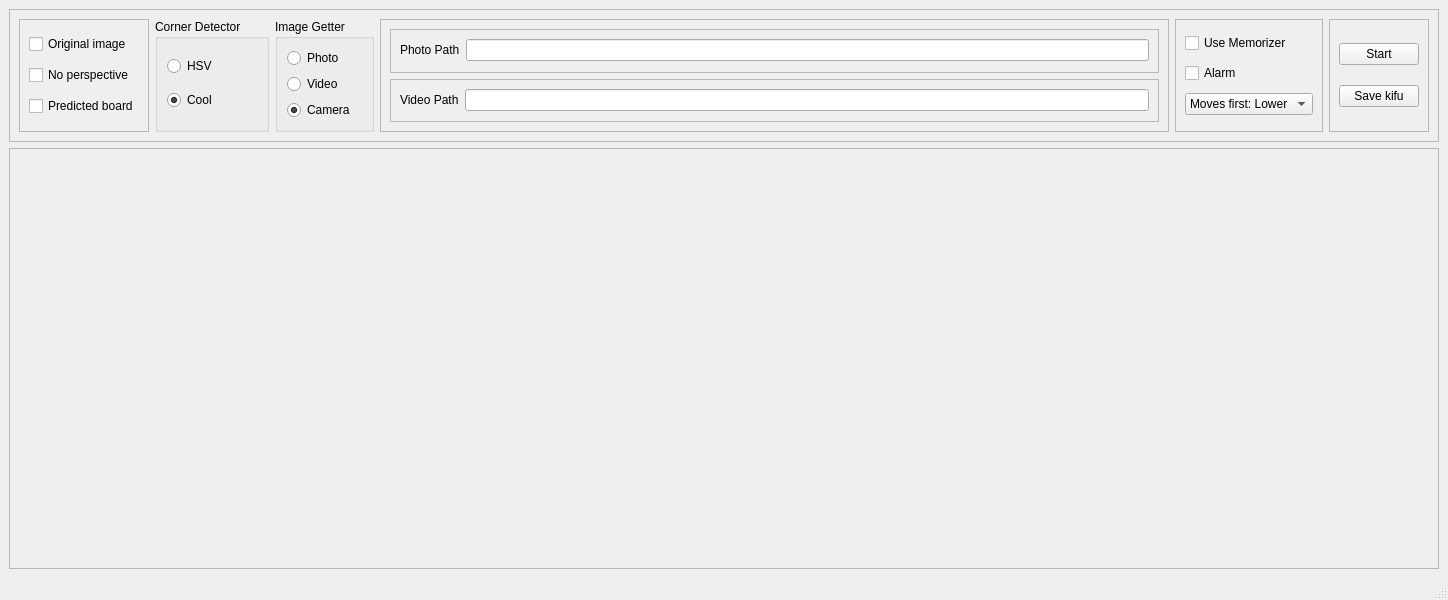
<?xml version="1.0" encoding="UTF-8"?>
<ui version="4.0">
 <class>MainWindow</class>
 <widget class="QMainWindow" name="MainWindow">
  <property name="geometry">
   <rect>
    <x>0</x>
    <y>0</y>
    <width>1448</width>
    <height>600</height>
   </rect>
  </property>
  <property name="windowTitle">
   <string>MainWindow</string>
  </property>
  <widget class="QWidget" name="centralwidget">
   <layout class="QVBoxLayout" name="verticalLayout_2">
    <item>
     <widget class="QFrame" name="frame_2">
      <property name="sizePolicy">
       <sizepolicy hsizetype="Preferred" vsizetype="Fixed">
        <horstretch>0</horstretch>
        <verstretch>0</verstretch>
       </sizepolicy>
      </property>
      <property name="frameShape">
       <enum>QFrame::StyledPanel</enum>
      </property>
      <property name="frameShadow">
       <enum>QFrame::Raised</enum>
      </property>
      <layout class="QHBoxLayout" name="horizontalLayout_2">
       <item>
        <widget class="QFrame" name="frame">
         <property name="frameShape">
          <enum>QFrame::StyledPanel</enum>
         </property>
         <property name="frameShadow">
          <enum>QFrame::Raised</enum>
         </property>
         <layout class="QVBoxLayout" name="verticalLayout_6">
          <item>
           <widget class="QCheckBox" name="checkBox_img_original">
            <property name="text">
             <string>Original image</string>
            </property>
           </widget>
          </item>
          <item>
           <widget class="QCheckBox" name="checkBox_img_no_perspective">
            <property name="text">
             <string>No perspective</string>
            </property>
           </widget>
          </item>
          <item>
           <widget class="QCheckBox" name="checkBox_img_predicted_board">
            <property name="text">
             <string>Predicted board</string>
            </property>
           </widget>
          </item>
         </layout>
        </widget>
       </item>
       <item>
        <widget class="QGroupBox" name="groupBox_corner_detector">
         <property name="title">
          <string>Corner Detector</string>
         </property>
         <layout class="QVBoxLayout" name="verticalLayout_5">
          <item>
           <widget class="QRadioButton" name="radioButton_cd_hsv">
            <property name="text">
             <string>HSV</string>
            </property>
            <property name="checked">
             <bool>false</bool>
            </property>
           </widget>
          </item>
          <item>
           <widget class="QRadioButton" name="radioButton_cd_cool">
            <property name="text">
             <string>Cool</string>
            </property>
            <property name="checked">
             <bool>true</bool>
            </property>
           </widget>
          </item>
         </layout>
        </widget>
       </item>
       <item>
        <widget class="QGroupBox" name="groupBox_image_getter">
         <property name="title">
          <string>Image Getter</string>
         </property>
         <layout class="QVBoxLayout" name="verticalLayout_4">
          <item>
           <widget class="QRadioButton" name="radioButton_ig_photo">
            <property name="text">
             <string>Photo</string>
            </property>
           </widget>
          </item>
          <item>
           <widget class="QRadioButton" name="radioButton_ig_video">
            <property name="text">
             <string>Video</string>
            </property>
           </widget>
          </item>
          <item>
           <widget class="QRadioButton" name="radioButton_ig_photo_2">
            <property name="sizePolicy">
             <sizepolicy hsizetype="Minimum" vsizetype="Fixed">
              <horstretch>0</horstretch>
              <verstretch>0</verstretch>
             </sizepolicy>
            </property>
            <property name="text">
             <string>Camera</string>
            </property>
            <property name="checked">
             <bool>true</bool>
            </property>
           </widget>
          </item>
         </layout>
        </widget>
       </item>
       <item>
        <widget class="QFrame" name="frame_4">
         <property name="frameShape">
          <enum>QFrame::StyledPanel</enum>
         </property>
         <property name="frameShadow">
          <enum>QFrame::Raised</enum>
         </property>
         <layout class="QVBoxLayout" name="verticalLayout">
          <item>
           <widget class="QFrame" name="frame_ig_photo">
            <property name="frameShape">
             <enum>QFrame::StyledPanel</enum>
            </property>
            <property name="frameShadow">
             <enum>QFrame::Raised</enum>
            </property>
            <layout class="QFormLayout" name="formLayout_3">
             <item row="0" column="0">
              <widget class="QLabel" name="label_2">
               <property name="text">
                <string>Photo Path</string>
               </property>
              </widget>
             </item>
             <item row="0" column="1">
              <widget class="QLineEdit" name="lineEdit_photo_path"/>
             </item>
            </layout>
           </widget>
          </item>
          <item>
           <widget class="QFrame" name="frame_ig_video">
            <property name="frameShape">
             <enum>QFrame::StyledPanel</enum>
            </property>
            <property name="frameShadow">
             <enum>QFrame::Raised</enum>
            </property>
            <layout class="QFormLayout" name="formLayout_2">
             <item row="0" column="0">
              <widget class="QLabel" name="label">
               <property name="text">
                <string>Video Path</string>
               </property>
              </widget>
             </item>
             <item row="0" column="1">
              <widget class="QLineEdit" name="lineEdit_video_path"/>
             </item>
            </layout>
           </widget>
          </item>
         </layout>
        </widget>
       </item>
       <item>
        <widget class="QFrame" name="frame_5">
         <property name="frameShape">
          <enum>QFrame::StyledPanel</enum>
         </property>
         <property name="frameShadow">
          <enum>QFrame::Raised</enum>
         </property>
         <layout class="QVBoxLayout" name="verticalLayout_7">
          <item>
           <widget class="QCheckBox" name="checkBox_use_memorizer">
            <property name="text">
             <string>Use Memorizer</string>
            </property>
           </widget>
          </item>
          <item>
           <widget class="QCheckBox" name="checkBox_alarm">
            <property name="text">
             <string>Alarm</string>
            </property>
           </widget>
          </item>
          <item>
           <widget class="QComboBox" name="comboBox_first_side">
            <item>
             <property name="text">
              <string>Moves first: Lower</string>
             </property>
            </item>
            <item>
             <property name="text">
              <string>Moves first: Upper</string>
             </property>
            </item>
           </widget>
          </item>
         </layout>
        </widget>
       </item>
       <item>
        <widget class="QFrame" name="frame_7">
         <property name="frameShape">
          <enum>QFrame::StyledPanel</enum>
         </property>
         <property name="frameShadow">
          <enum>QFrame::Raised</enum>
         </property>
         <layout class="QVBoxLayout" name="verticalLayout_3">
          <item>
           <widget class="QPushButton" name="pushButton_start">
            <property name="text">
             <string>Start</string>
            </property>
           </widget>
          </item>
          <item>
           <widget class="QPushButton" name="pushButton_save_kifu">
            <property name="text">
             <string>Save kifu</string>
            </property>
           </widget>
          </item>
         </layout>
        </widget>
       </item>
      </layout>
     </widget>
    </item>
    <item>
     <widget class="QFrame" name="frame_3">
      <property name="frameShape">
       <enum>QFrame::StyledPanel</enum>
      </property>
      <property name="frameShadow">
       <enum>QFrame::Raised</enum>
      </property>
      <layout class="QHBoxLayout" name="horizontalLayout">
       <item>
        <widget class="QLabel" name="label_img_original">
         <property name="text">
          <string/>
         </property>
        </widget>
       </item>
       <item>
        <widget class="QLabel" name="label_img_no_perspective">
         <property name="text">
          <string/>
         </property>
        </widget>
       </item>
       <item>
        <widget class="QLabel" name="label_img_predicted">
         <property name="text">
          <string/>
         </property>
        </widget>
       </item>
      </layout>
     </widget>
    </item>
   </layout>
  </widget>
  <widget class="QStatusBar" name="statusbar"/>
 </widget>
 <resources/>
 <connections/>
</ui>
